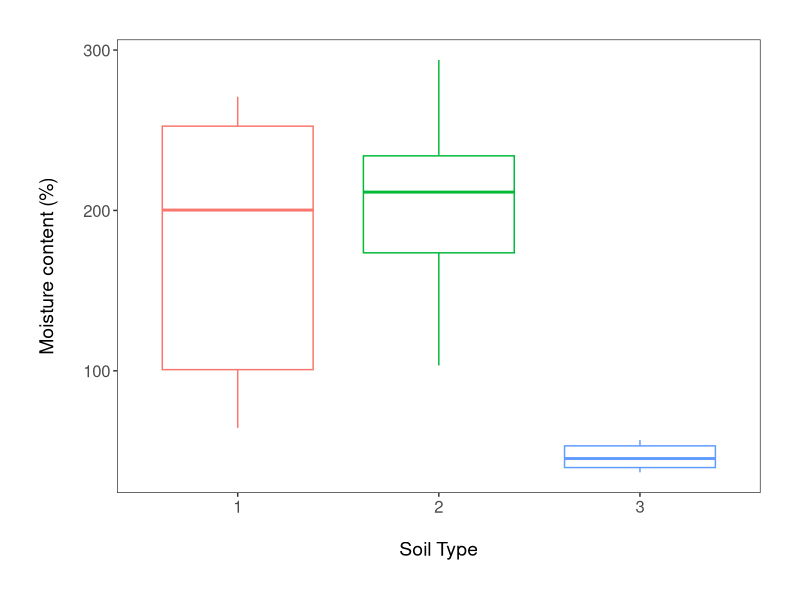
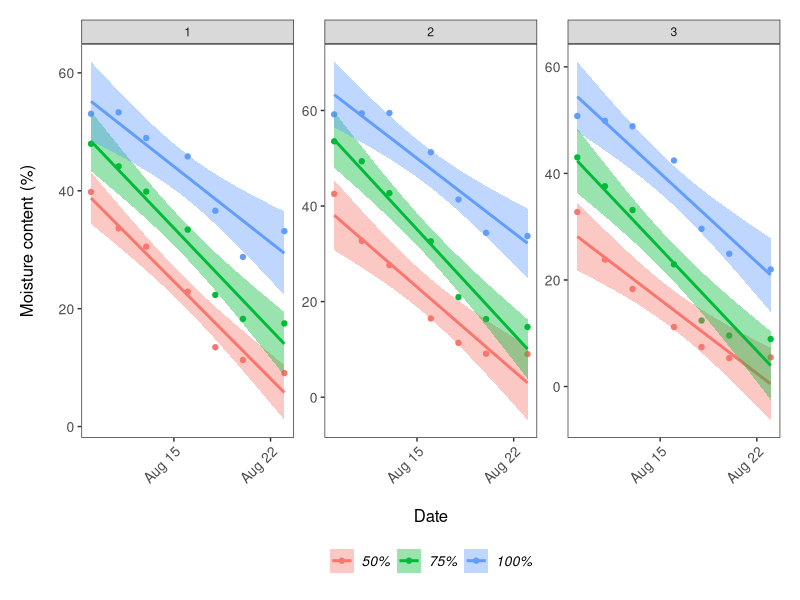
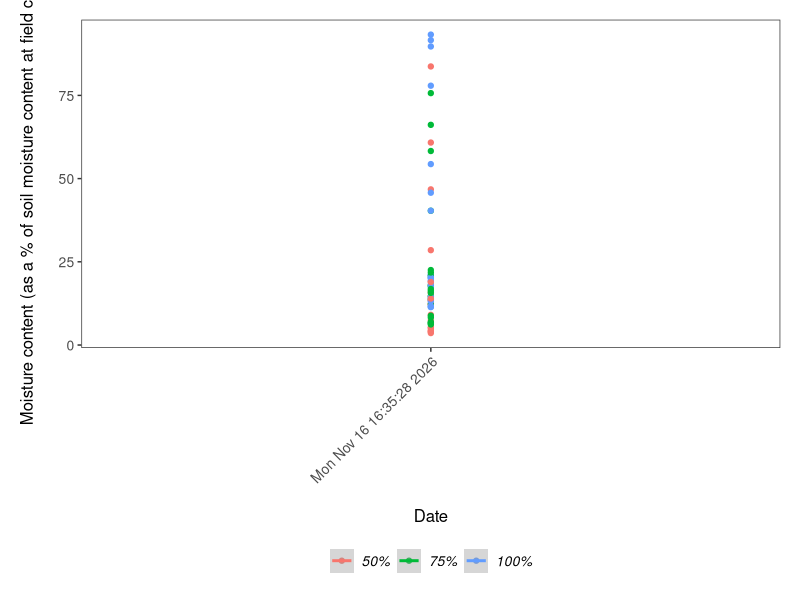
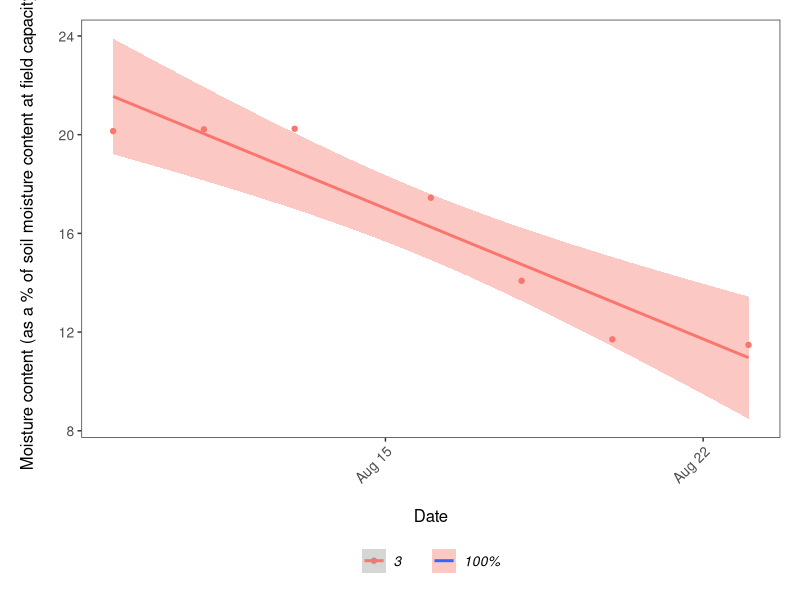

The R source for these figures, in order: (Note: this script raises an error after producing the figures.)
## DISSERTATION PROJECT ##

# Libraries ----
library(tidyverse)
library(readxl)

# Import datasets ----
ratio <- read_excel("root-shoot.xls")
field_capacity <- read_excel("Field_capacity_diss.xlsx")
moisture <- read_excel("moisture.xlsx")

# Data manipulation field capacity dataset ----
# water content = grams of water contained in the soil per pot
# moisture = mean and sd per pot measured by probe every other day in %
field_capacity <- field_capacity %>% 
  mutate(soil_type = as_factor(soil_type), pot_number = as_factor(pot_number)) %>% 
  mutate(water_content_gr = total_fresh-total_dry) %>%  # creating a new column for amount of water in soil
  mutate(moisture_content_percent = ((total_fresh/total_dry)-1)*100)  # new column with moisture content in %

# Boxplot checking for differences of soil moisture between soil types ----
(soil_moisture_boxplot <- ggplot(field_capacity, aes(soil_type, moisture_content_percent)) +
    geom_boxplot(aes(color = soil_type)) +
    theme_bw() +
    ylab("Moisture content (%)\n") +                             
    xlab("\nSoil Type")  +
    theme(axis.text = element_text(size = 12),
          axis.title = element_text(size = 14, face = "plain"),                     
          panel.grid = element_blank(),       
          plot.margin = unit(c(1,1,1,1), units = , "cm"),  
          legend.position = "none"))

# ggsave(soil_moisture_boxplot, file = "outputs/soil_moisture_boxplot.png", width = 12, height = 7) 

# Data manipulation for moisture measures ----
# moisture probe measures need to be plotted against time to see the progression 
# before relating them to the soil moisture content 
moisture <- moisture %>% 
  mutate(soil_type = as_factor(soil_type), pot = as_factor(pot)) %>% 
  tidyr::separate(date, c("year", "month", "day"), sep = "-", remove = FALSE) %>% 
  select(-year,-month) %>% 
  mutate(drought_level = case_when(pot == 1 ~ "50%",
                                   pot == 2 ~ "75%",
                                   pot == 3 ~ "100%",
                                   pot == 4 ~ "50%",
                                   pot == 5 ~ "75%",
                                   pot == 6 ~ "100%")) %>% 
  mutate(drought_level = as_factor(drought_level)) %>% 
  mutate(soil_type_moisture = c(field_capacity$moisture_content_percent,
                           field_capacity$moisture_content_percent,
                           field_capacity$moisture_content_percent,
                           field_capacity$moisture_content_percent,
                           field_capacity$moisture_content_percent,
                           field_capacity$moisture_content_percent,
                           field_capacity$moisture_content_percent)) %>% 
  mutate(drought_level_percent = (mean_moisture*100)/soil_type_moisture) %>% 
  filter(pot %in% c(1,2,3))  # only selecting pots that have plant data

# Graph of moisture accross time ----
(moisture_time_series <- ggplot(moisture, aes(date, mean_moisture, color = drought_level)) +
    geom_point() +
    facet_wrap(~ soil_type, scales = "free_y") +
    geom_smooth(formula = y ~ x, method = "lm", aes(fill = drought_level)) + # add se = FALSE to remove error shading
    theme_bw() +
    ylab("Moisture content (%)\n") +                             
    xlab("\nDate") +
    theme(axis.text.x = element_text(size = 10, angle = 45, vjust = 1, hjust = 1),  # making the dates at a bit of an angle
          axis.text.y = element_text(size = 10),
          axis.title = element_text(size = 12, face = "plain"),                        
          panel.grid = element_blank(),  
          plot.margin = unit(c(0.5,0.5,0.5,0.5), units = , "cm"),  # Adding a margin around the plot
          legend.text = element_text(size = 10, face = "italic"),  
          legend.title = element_blank(),  # Removing the legend title 
          legend.position = "bottom")) 

# ggsave(moisture_time_series, file = "outputs/moisture_time_series.png", width = 12, height = 7) 

# Graph of field capacity % accross time ----
(field_capacity_time_series <- ggplot(moisture, aes(date(), drought_level_percent, color = drought_level)) +
    geom_point() +
    geom_smooth(formula = y ~ x, method = "lm", aes(fill = drought_level)) + # add se = FALSE to remove error shading
    theme_bw() +
    ylab("Moisture content (as a % of soil moisture content at field capacity)\n") +                             
    xlab("\nDate") +
    theme(axis.text.x = element_text(size = 10, angle = 45, vjust = 1, hjust = 1),  # making the dates at a bit of an angle
          axis.text.y = element_text(size = 10),
          axis.title = element_text(size = 12, face = "plain"),                        
          panel.grid = element_blank(),  
          plot.margin = unit(c(0.5,0.5,0.5,0.5), units = , "cm"),  # Adding a margin around the plot
          legend.text = element_text(size = 10, face = "italic"),  
          legend.title = element_blank(),  # Removing the legend title 
          legend.position = "bottom")) 

# ggsave(field_capacity_time_series, file = "outputs/field_capacity_time_series.png", width = 12, height = 7) 

# Trying to figure out what is going on with soil 2 100% moisture measures = large differences according to pot ----
subset_moisture_soil_2 <- filter(moisture, soil_type == "2" & drought_level == "100%")

(field_capacity_time_series <- ggplot(subset_moisture_soil_2, aes(date, drought_level_percent, color = pot)) +
    geom_point() +
    geom_smooth(formula = y ~ x, method = "lm", aes(fill = drought_level)) + # add se = FALSE to remove error shading
    theme_bw() +
    ylab("Moisture content (as a % of soil moisture content at field capacity)\n") +                             
    xlab("\nDate") +
    theme(axis.text.x = element_text(size = 10, angle = 45, vjust = 1, hjust = 1),  # making the dates at a bit of an angle
          axis.text.y = element_text(size = 10),
          axis.title = element_text(size = 12, face = "plain"),                        
          panel.grid = element_blank(),  
          plot.margin = unit(c(0.5,0.5,0.5,0.5), units = , "cm"),  # Adding a margin around the plot
          legend.text = element_text(size = 10, face = "italic"),  
          legend.title = element_blank(),  # Removing the legend title 
          legend.position = "bottom")) 

pot_model <- lm(drought_level_percent ~ pot, data = subset_moisture_soil_2)
summary(pot_model)
anova(pot_model)
plot(pot_model)

# Data manipulation ratio dataset ----
# Rename columns and create factor levels for species, drought level and soil type #
ratio <- ratio %>% 
  rename(root_shoot = "Root/Shoot", drought = Drought_level, soil = Soil_Type, species = Species) %>% 
  mutate(species = as.factor(species), drought = as.factor(drought), soil = as.factor(soil)) %>% 
  filter(!root_shoot > 2.5)  # take out the outliers

# Boxplot root/shoot and drought level ----
(ratio_boxplot <- ggplot(ratio, aes(drought, root_shoot)) +
    geom_boxplot(aes(color = drought)) +
    theme_bw() +
    ylab("Root/shoot ratio\n") +                             
    xlab("\nDrought level")  +
    theme(axis.text = element_text(size = 12),
          axis.title = element_text(size = 14, face = "plain"),                     
          panel.grid = element_blank(),       
          plot.margin = unit(c(1,1,1,1), units = , "cm"),  
          legend.position = "none"))

# ggsave(ratio_boxplot, file = "outputs/ratio_boxplot.png", width = 12, height = 7)

# Boxplot root/shoot and soil types ----
(ratio_soil_boxplot <- ggplot(ratio, aes(soil, root_shoot)) +
    geom_boxplot(aes(color = soil)) +
    theme_bw() +
    ylab("Root/shoot ratio\n") +                             
    xlab("\nSoil type")  +
    theme(axis.text = element_text(size = 12),
          axis.title = element_text(size = 14, face = "plain"),                     
          panel.grid = element_blank(),       
          plot.margin = unit(c(1,1,1,1), units = , "cm"),  
          legend.position = "none"))

# ggsave(ratio_soil_boxplot, file = "outputs/ratio_soil_boxplot.png", width = 12, height = 7)

# Boxplot root/shoot + drought level + soil types ----
(ratio_drought_soil_boxplot <- ggplot(ratio, aes(drought, root_shoot, color = soil)) +
    geom_boxplot() +
    theme_bw() +
    ylab("Root/shoot ratio\n") +                             
    xlab("\nDrought level")  +
    theme(axis.text = element_text(size = 12),
          axis.title = element_text(size = 14, face = "plain"),                     
          panel.grid = element_blank(),       
          plot.margin = unit(c(1,1,1,1), units = , "cm"),  
          legend.position = "bottom"))

# ggsave(ratio_drought_soil_boxplot, file = "outputs/ratio_drought_soil_boxplot.png", width = 12, height = 7)

# Stats ----
ratio_model <- lm(root_shoot ~ drought*soil*species, data = ratio)
summary(ratio_model)
anova(ratio_model)
plot(ratio_model)

ratio_model2 <- lm(root_shoot ~ drought, data = ratio)
summary(ratio_model2)
anova(ratio_model2)
plot(ratio_model2)

leaf_area_model <- lm(Leaf_area ~ drought*soil*species, data = ratio)
summary(leaf_area_model)
anova(leaf_area_model)
plot(leaf_area_model)

# Verification of assumptions # 
leaf_resids <- resid(leaf_area_model)
shapiro.test(leaf_resids)
bartlett.test(Leaf_area ~ drought*soil*species, data = ratio)  # doesn't work with interaction terms? 


# To see which drought level drives the significant results #
ratio_aov <- aov(root_shoot ~ drought*soil*species, data = ratio)
TukeyHSD(ratio_aov)
